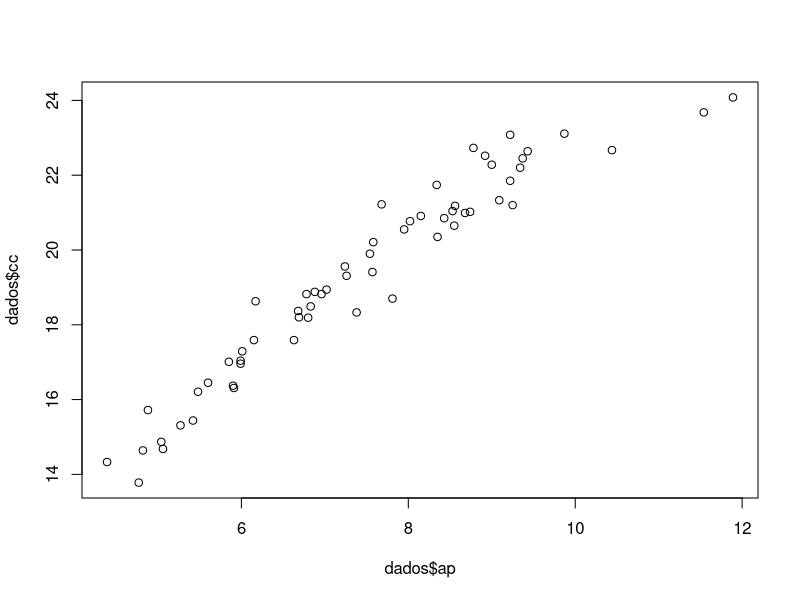
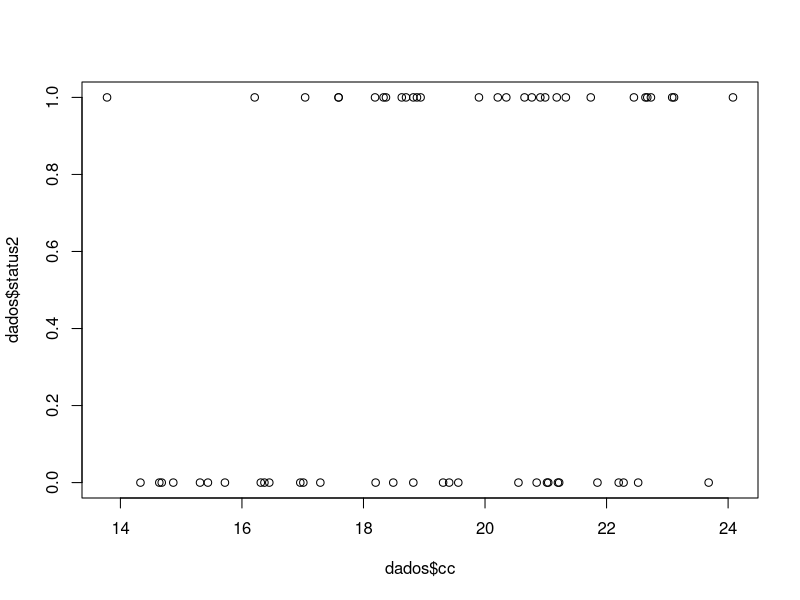
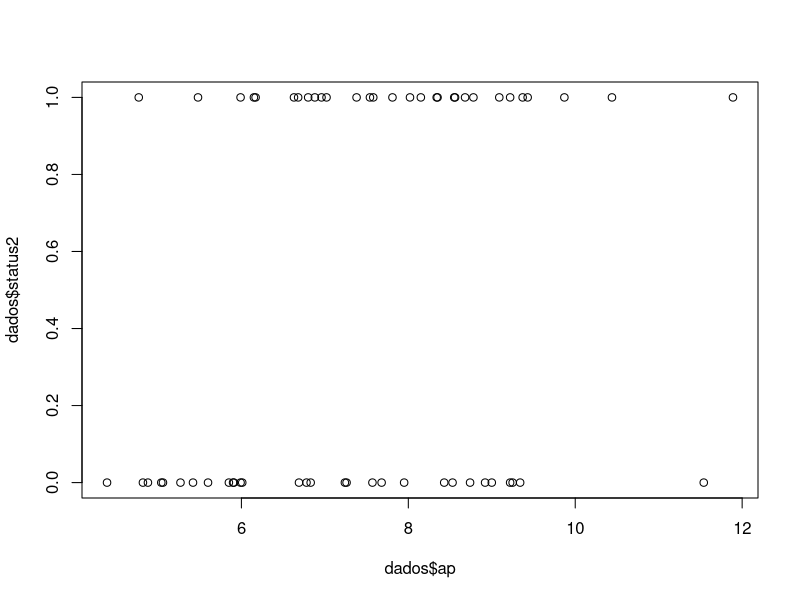
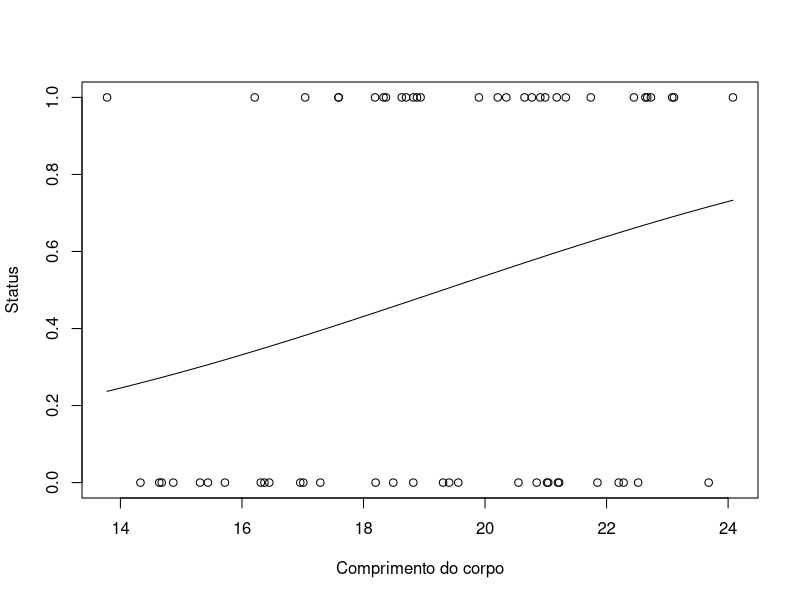

Source code (R) for these figures, in order:
############################################
#Universidade de Sao Paulo
#Instituto de Biociencias
#Topicos Avancados em Ecologia de Animais (BIE0315) - 2019
#Profs. Jose Carlos Motta Jr. & Marco Mello
#Monitores: Silara Batista, Bruno Ferreto & Julia Trevisan
#Pratica de Computador II
#Tema: Reproducao - 20/05/19
#Agradecimentos: Alexandre Palaoro, primeiro autor do artigo, cedou-nos os dados
#Artigo fonte dos dados: http://dx.doi.org/10.1016/j.anbehav.2014.06.014 
############################################


#Defina o diretorio de trabalho
setwd(dirname(rstudioapi::getActiveDocumentContext()$path))

#Remova todos os objetos previos
rm(list= ls())

#Limpe o console
cat("\014")  

#Carregue os pacotes necessarios
library(ggplot2)
library(lme4)

#Importe os dados e inspecione-os
dados<- read.delim("dados.txt", header=T)
head(dados)
nrow(dados)
ncol(dados)

#Transforme a variavel "status" em numerica e binaria, salvando-a como uma nova variavel
dados$status2 <- ifelse(dados$status == "perdedor", 0, 1)
head(dados)

#Examine de forma rapida as relacoes entre as variaveis
plot(dados$cc~dados$ap)
plot(dados$status2~dados$cc)
plot(dados$status2~dados$ap)


##### TESTE 1 #####


#Plote a relacao entre o status e o comprimento cefalotoracico, depois exporte o grafico como um arquivo PNG
png(filename= "p1.png", res= 300, height= 3000, width= 3000)
p1 = ggplot(dados, aes(x=cc, y=status2)) + 
  geom_point(colour = "#1855FA", size=4, alpha = 0.5) + 
  stat_smooth(method="glm", method.args=list(family="binomial"), se=FALSE) +
  labs(x="Comprimento cefalotoracico", y = "Status") +
  theme(text = element_text(size=20),
        plot.title = element_text(size=40, hjust=0.5),
        axis.text.x = element_text(size = 20, angle=0, hjust=1),
        axis.text.y = element_text(size = 20, angle=0, vjust=1),
        axis.title.x = element_text(size = 30, angle=0),
        axis.title.y = element_text(size = 30, angle=90))
p1
dev.off()

#Teste se a relacao eh significativa e examine os valores estatistivos, depois exporte os resultados como um arquivo TXT
fit1 = glm(dados$status2~dados$cc, family=binomial)
summary(fit1)
res1 = anova(fit1, test="Chisq")
res1
capture.output(res1, file = "resultados-cc.txt")

#Voce tambem pode plotar o gráfico usando apenas o pacote base, pegando os resultados do teste que acabou de fazer
plot(dados$status2~dados$cc,
     xlab = "Comprimento do corpo",
     ylab = "Status")
curve (exp(fit1$coefficients[[1]]+fit1$coefficients[[2]]*x)/(1+exp(fit1$coefficients[[1]]+fit1$coefficients[[2]]*x)), add=T)


##### TESTE 2 #####


#Plote a relacao entre o status e a altura do propodo, depois exporte o grafico como um arquivo PNG
png(filename= "p2.png", res= 300, height= 3000, width= 3000)
p2 = ggplot(dados, aes(x=ap, y=status2)) + 
  geom_point(colour = "#1855FA", size=4, alpha = 0.5) + 
  stat_smooth(method="glm", method.args=list(family="binomial"), se=FALSE) +
  labs(x="Altura da garra", y = "Status") +
  theme(text = element_text(size=20),
        plot.title = element_text(size=40, hjust=0.5),
        axis.text.x = element_text(size = 20, angle=0, hjust=1),
        axis.text.y = element_text(size = 20, angle=0, vjust=1),
        axis.title.x = element_text(size = 30, angle=0),
        axis.title.y = element_text(size = 30, angle=90))
p2
dev.off()

#Teste se a relacao eh significativa e examine os valores estatistivos, depois exporte os resultados como um arquivo TXT
fit2 = glm(dados$status2~dados$ap, family=binomial)
summary(fit2)
res2 = anova(fit2, test="Chisq")
res2
capture.output(res2, file = "resultados-ap.txt")


##### TESTE 3 #####


#Teste como tanto o comprimento cefalotoracio quanto a altura do propodo determinam o status, depois exporte os resultados como um arquivo TXT
fit3 = glm(dados$status2~dados$ap+dados$cc, family=binomial)
summary(fit3)
res3 = anova(fit3, test="Chisq")
res3
capture.output(res3, file = "resultados-ap-cc.txt")


##### TESTE 4 #####


#Teste como tanto o comprimento cefalotoracio quanto a altura do propodo determinam o status, mas considerando a identidade da dupla como um fator aleatório, depois exporte os resultados como um arquivo TXT
fit4 = glmer(status2 ~ ap + cc + (1|dupla), family=binomial, data=dados)
summary(fit4)
res3 = anova(fit4, test="Chisq")
res3
capture.output(res3, file = "resultados-ap-cc-dupla.txt")
isSingular(fit4, tol = 1e-05)


##### TESTE 5 #####


#Teste a relacao entre os fatores usados nas analises anteriores, salvando os residuos dessa relacao para fazer uma nova analise
fit5 = lm(cc ~ ap, data=dados) 
summary(fit5)
fit5.res = resid(fit5)

#Plote a relacao entre os fatores, depois exporte o grafico como um arquivo PNG
png(filename= "p5.png", res= 300, height= 3000, width= 3000)
p5 = ggplot(dados, aes(x=cc, y=ap), CI = F) +
  geom_smooth(method=lm, colour = "#1855FA") +
  geom_point(colour = "#1855FA", size=4, alpha = 0.5) +
  geom_ribbon(stat='smooth', method = "lm", se=TRUE, alpha=0.1, 
              fill = "#1855FA") +
  ggtitle("") +
  labs(x="Comprimento do corpo", y = "Altura da garra") +
  theme(text = element_text(size=20),
        plot.title = element_text(size=40, hjust=0.5),
        axis.text.x = element_text(size = 20, angle=0, hjust=1),
        axis.text.y = element_text(size = 20, angle=0, vjust=1),
        axis.title.x = element_text(size = 30, angle=0),
        axis.title.y = element_text(size = 30, angle=90))
p5
dev.off()

#Plote a relacao entre status e os residuos da relacao entre comprimento cefalotoracico e altura do propodo, depois exporte o grafico como um arquivo PNG
p6 = png(filename= "p6.png", res= 300, height= 3000, width= 3000)
ggplot(dados, aes(x=fit5.res, y=status2)) + 
  geom_point(colour = "#1855FA", size=4, alpha = 0.5) + 
  stat_smooth(method="glm", method.args=list(family="binomial"), se=FALSE) +
  labs(x="Residuos corpo-garra", y = "Status") +
  theme(text = element_text(size=20),
        plot.title = element_text(size=40, hjust=0.5),
        axis.text.x = element_text(size = 20, angle=0, hjust=1),
        axis.text.y = element_text(size = 20, angle=0, vjust=1),
        axis.title.x = element_text(size = 30, angle=0),
        axis.title.y = element_text(size = 30, angle=90))
p6
dev.off()

#Teste se a relacao eh significativa e examine os valores estatisticos, depois exporte os resultados como um arquivo TXT
fit6 = glmer(status2 ~ fit5.res + (1|dupla), family=binomial, data=dados)
summary(fit6)
res3 = anova(fit6, test="Chisq")
res3
capture.output(res3, file = "resultados-res-dupla.txt")
isSingular(fit6, tol = 1e-05)
